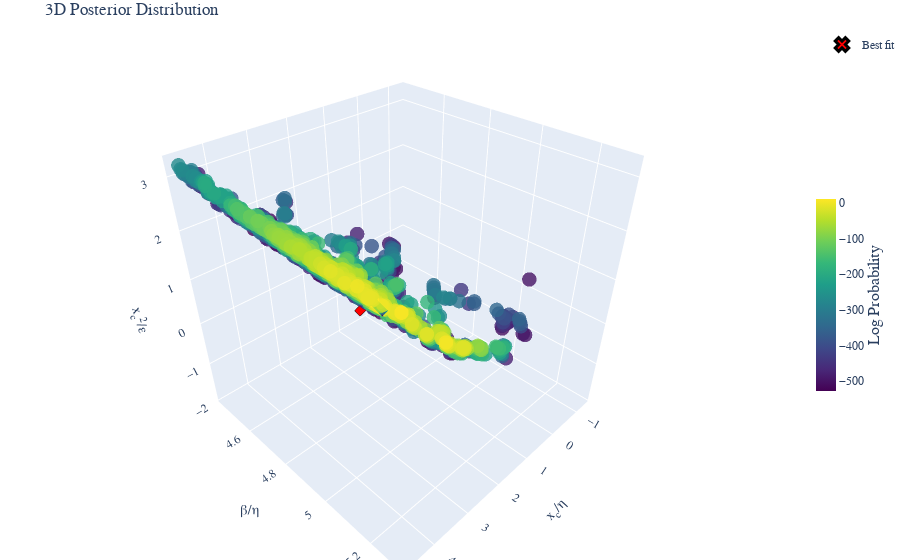

Here is the notebook cell this chart was saved with:
### Code cell
post.bins =None
fig =post.plot_posterior3D_interactive([0,1,2],labels=["$x_c/\\eta$","$\\beta/\\eta$","$x_c^2/\\epsilon$","$x_c$","ExtH"], truths=np.log(best_theta_trans),truth_label="Best fit" )
# Save the figure using matplotlib's savefig instead of plotly's write_image
fig.show()
# Save the figure as HTML
html_file_name=file.replace('_post.csv','_3D')
html_path = os.path.join(Products_folder, 'html_3d_plots', f'{html_file_name}.html')
# Create directory if it doesn't exist
os.makedirs(os.path.dirname(html_path), exist_ok=True)
fig.write_html(html_path)

### Figure 1 — Plotly figure (JSON) as saved in the notebook; plotly's stock layout.template omitted (floating-point values rounded to 4 significant figures; data arrays with more than 128 entries replaced by an {"elided": "..."} marker saying what was removed)
{"data": [{"marker": {"color": {"elided": "2045 float values"}, "colorbar": {"len": 0.4, "thickness": 20, "title": {"font": {"size": 16}, "side": "right", "text": "Log Probability"}, "x": 1.0, "y": 0.5}, "colorscale": [[0.0, "#440154"], [0.1111, "#482878"], [0.2222, "#3e4989"], [0.3333, "#31688e"], [0.4444, "#26828e"], [0.5556, "#1f9e89"], [0.6667, "#35b779"], [0.7778, "#6ece58"], [0.8889, "#b5de2b"], [1.0, "#fde725"]], "opacity": 0.8, "size": 5}, "mode": "markers", "name": "Posterior", "scene": "scene", "showlegend": false, "type": "scatter3d", "x": {"elided": "2045 float values"}, "y": {"elided": "2045 float values"}, "z": {"elided": "2045 float values"}}, {"marker": {"color": "red", "line": {"color": "black", "width": 3}, "size": 12, "symbol": "x"}, "mode": "markers", "name": "Best fit", "scene": "scene", "showlegend": true, "type": "scatter3d", "x": [1.6], "y": [4.7], "z": [0.03638]}], "layout": {"font": {"family": "Computer Modern"}, "margin": {"b": 0, "l": 0, "r": 0, "t": 30}, "scene": {"aspectmode": "cube", "xaxis": {"exponentformat": "e", "showexponent": "all", "title": {"font": {"size": 14}, "text": "x<sub>c</sub>/η"}}, "yaxis": {"exponentformat": "e", "showexponent": "all", "title": {"font": {"size": 14}, "text": "β/η"}}, "zaxis": {"exponentformat": "e", "showexponent": "all", "title": {"font": {"size": 14}, "text": "x<sub>c</sub><sup>2</sup>/ε"}}}, "title": {"text": "3D Posterior Distribution"}}}
